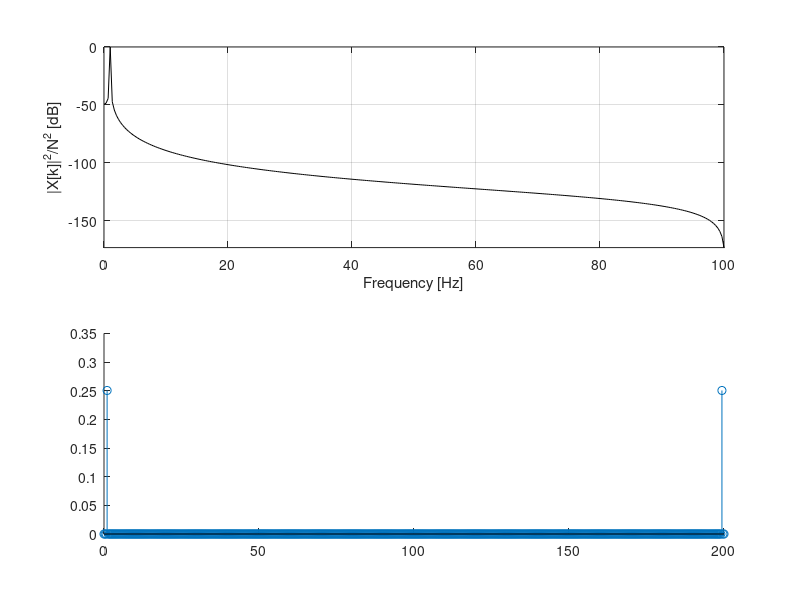

Write the MATLAB code that produced this figure. (Note: this script raises an error after producing the figure.)
L=3.0; % 解析区間長
dt=0.005; % サンプリング間隔（時間刻み幅）
L0=0.0; % 開始位置
t=L0:dt:L0+L; % 解析区間の等間隔時間ベクトル生成
fs=1/dt; % サンプリング周波数（最大周波数の2倍）
x=cos(2*pi*t); % 1[Hz]の余弦波信号
N=length(x); % サンプル値数
df=fs/(N-1); % 周波数点の間隔（周波数の刻み幅）
k=0:df:fs; % 周波数区間の等間隔周波数ベクトル生成
X=fft(x); % DFT
Xp=X.*conj(X)./N./N; % パワースペクトルの振幅正規化
dXp=10*log10(Xp/max(Xp)); % デシベルの計算
figure(1) % 図4.4
subplot(2,1,1)
plot(k,dXp,'k-'); % 振幅正規化パワースペクトルのデシベル表示
axis([0,fs/2,min(dXp),0]); % 最大周波数までの範囲
grid on
xlabel('Frequency [Hz]'); ylabel('|X[k]|^2/N^2 [dB]')
subplot(2,1,2)
stem(k,Xp,'fil','b:','Marker','.','MarkerSize',14); hold on
plot(k,Xp,'k-'); % 振幅正規化パワースペクトルの表示
axis([0,10,0,0.3]); % パワースペクトルの拡大線形表示
grid minor
xlabel('Frequency [Hz]'); ylabel('|X[k]|^2/N^2')